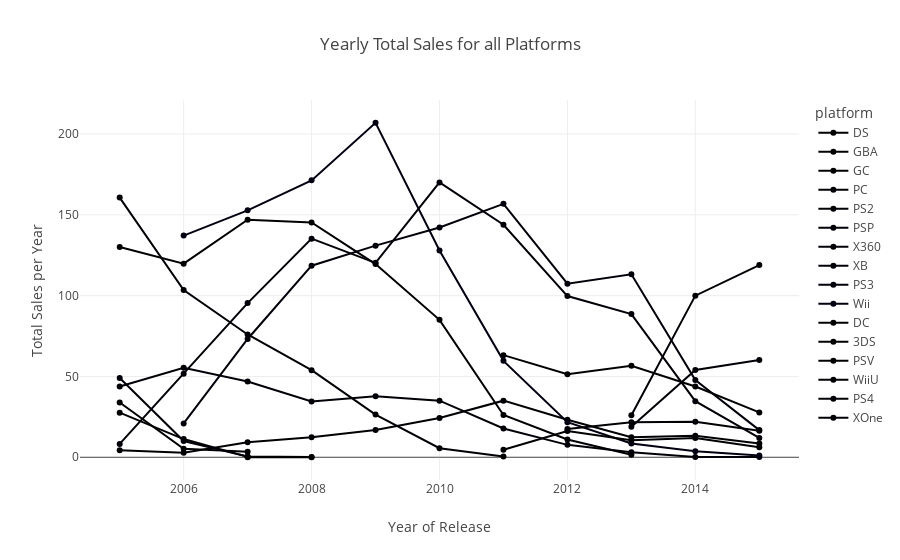

Notebook code for this chart:
### Code cell
fig = px.line(annual_sales_per_platform, x='year_of_release', y='Total Sales per Year', color='platform',
              title='Yearly Total Sales for all Platforms',
              labels={'year_of_release': 'Year of Release', 'total_sales': 'Total Sales'},
              markers=True)


fig.show()

### Figure 1 — Plotly figure (JSON) as saved in the notebook; plotly's stock layout.template omitted (floating-point values rounded to 4 significant figures)
{"data": [{"hovertemplate": "platform=DS<br>Year of Release=%{x}<br>Total Sales per Year=%{y}<extra></extra>", "legendgroup": "DS", "line": {"color": "#000001", "dash": "solid"}, "marker": {"symbol": "circle"}, "mode": "lines+markers", "name": "DS", "orientation": "v", "showlegend": true, "type": "scatter", "x": [2005, 2006, 2007, 2008, 2009, 2010, 2011, 2012, 2013], "xaxis": "x", "y": [130.1, 119.8, 146.9, 145.3, 119.5, 85.02, 26.18, 11.01, 1.54], "yaxis": "y"}, {"hovertemplate": "platform=GBA<br>Year of Release=%{x}<br>Total Sales per Year=%{y}<extra></extra>", "legendgroup": "GBA", "line": {"color": "#000002", "dash": "solid"}, "marker": {"symbol": "circle"}, "mode": "lines+markers", "name": "GBA", "orientation": "v", "showlegend": true, "type": "scatter", "x": [2005, 2006, 2007], "xaxis": "x", "y": [33.86, 5.28, 3.4], "yaxis": "y"}, {"hovertemplate": "platform=GC<br>Year of Release=%{x}<br>Total Sales per Year=%{y}<extra></extra>", "legendgroup": "GC", "line": {"color": "#000003", "dash": "solid"}, "marker": {"symbol": "circle"}, "mode": "lines+markers", "name": "GC", "orientation": "v", "showlegend": true, "type": "scatter", "x": [2005, 2006, 2007], "xaxis": "x", "y": [27.62, 11.26, 0.27], "yaxis": "y"}, {"hovertemplate": "platform=PC<br>Year of Release=%{x}<br>Total Sales per Year=%{y}<extra></extra>", "legendgroup": "PC", "line": {"color": "#000004", "dash": "solid"}, "marker": {"symbol": "circle"}, "mode": "lines+markers", "name": "PC", "orientation": "v", "showlegend": true, "type": "scatter", "x": [2005, 2006, 2007, 2008, 2009, 2010, 2011, 2012, 2013, 2014, 2015], "xaxis": "x", "y": [4.37, 2.85, 9.28, 12.42, 16.91, 24.28, 35.03, 23.22, 12.38, 13.28, 8.52], "yaxis": "y"}, {"hovertemplate": "platform=PS2<br>Year of Release=%{x}<br>Total Sales per Year=%{y}<extra></extra>", "legendgroup": "PS2", "line": {"color": "#000005", "dash": "solid"}, "marker": {"symbol": "circle"}, "mode": "lines+markers", "name": "PS2", "orientation": "v", "showlegend": true, "type": "scatter", "x": [2005, 2006, 2007, 2008, 2009, 2010, 2011], "xaxis": "x", "y": [160.7, 103.4, 75.99, 53.9, 26.4, 5.64, 0.45], "yaxis": "y"}, {"hovertemplate": "platform=PSP<br>Year of Release=%{x}<br>Total Sales per Year=%{y}<extra></extra>", "legendgroup": "PSP", "line": {"color": "#000006", "dash": "solid"}, "marker": {"symbol": "circle"}, "mode": "lines+markers", "name": "PSP", "orientation": "v", "showlegend": true, "type": "scatter", "x": [2005, 2006, 2007, 2008, 2009, 2010, 2011, 2012, 2013, 2014, 2015], "xaxis": "x", "y": [43.84, 55.32, 46.93, 34.55, 37.78, 35.04, 17.82, 7.69, 3.14, 0.24, 0.12], "yaxis": "y"}, {"hovertemplate": "platform=X360<br>Year of Release=%{x}<br>Total Sales per Year=%{y}<extra></extra>", "legendgroup": "X360", "line": {"color": "#000007", "dash": "solid"}, "marker": {"symbol": "circle"}, "mode": "lines+markers", "name": "X360", "orientation": "v", "showlegend": true, "type": "scatter", "x": [2005, 2006, 2007, 2008, 2009, 2010, 2011, 2012, 2013, 2014, 2015], "xaxis": "x", "y": [8.25, 51.62, 95.41, 135.3, 120.3, 170.0, 143.8, 99.74, 88.58, 34.74, 11.96], "yaxis": "y"}, {"hovertemplate": "platform=XB<br>Year of Release=%{x}<br>Total Sales per Year=%{y}<extra></extra>", "legendgroup": "XB", "line": {"color": "#000008", "dash": "solid"}, "marker": {"symbol": "circle"}, "mode": "lines+markers", "name": "XB", "orientation": "v", "showlegend": true, "type": "scatter", "x": [2005, 2006, 2007, 2008], "xaxis": "x", "y": [49.08, 10.04, 0.55, 0.18], "yaxis": "y"}, {"hovertemplate": "platform=PS3<br>Year of Release=%{x}<br>Total Sales per Year=%{y}<extra></extra>", "legendgroup": "PS3", "line": {"color": "#000009", "dash": "solid"}, "marker": {"symbol": "circle"}, "mode": "lines+markers", "name": "PS3", "orientation": "v", "showlegend": true, "type": "scatter", "x": [2006, 2007, 2008, 2009, 2010, 2011, 2012, 2013, 2014, 2015], "xaxis": "x", "y": [20.96, 73.19, 118.5, 130.9, 142.2, 156.8, 107.4, 113.2, 47.76, 16.82], "yaxis": "y"}, {"hovertemplate": "platform=Wii<br>Year of Release=%{x}<br>Total Sales per Year=%{y}<extra></extra>", "legendgroup": "Wii", "line": {"color": "#000010", "dash": "solid"}, "marker": {"symbol": "circle"}, "mode": "lines+markers", "name": "Wii", "orientation": "v", "showlegend": true, "type": "scatter", "x": [2006, 2007, 2008, 2009, 2010, 2011, 2012, 2013, 2014, 2015], "xaxis": "x", "y": [137.1, 152.8, 171.3, 207.0, 128.0, 59.65, 21.71, 8.59, 3.75, 1.14], "yaxis": "y"}, {"hovertemplate": "platform=DC<br>Year of Release=%{x}<br>Total Sales per Year=%{y}<extra></extra>", "legendgroup": "DC", "line": {"color": "#000001", "dash": "solid"}, "marker": {"symbol": "circle"}, "mode": "lines+markers", "name": "DC", "orientation": "v", "showlegend": true, "type": "scatter", "x": [2007, 2008], "xaxis": "x", "y": [0.02, 0.04], "yaxis": "y"}, {"hovertemplate": "platform=3DS<br>Year of Release=%{x}<br>Total Sales per Year=%{y}<extra></extra>", "legendgroup": "3DS", "line": {"color": "#000002", "dash": "solid"}, "marker": {"symbol": "circle"}, "mode": "lines+markers", "name": "3DS", "orientation": "v", "showlegend": true, "type": "scatter", "x": [2011, 2012, 2013, 2014, 2015], "xaxis": "x", "y": [63.2, 51.36, 56.57, 43.76, 27.78], "yaxis": "y"}, {"hovertemplate": "platform=PSV<br>Year of Release=%{x}<br>Total Sales per Year=%{y}<extra></extra>", "legendgroup": "PSV", "line": {"color": "#000003", "dash": "solid"}, "marker": {"symbol": "circle"}, "mode": "lines+markers", "name": "PSV", "orientation": "v", "showlegend": true, "type": "scatter", "x": [2011, 2012, 2013, 2014, 2015], "xaxis": "x", "y": [4.63, 16.19, 10.59, 11.9, 6.25], "yaxis": "y"}, {"hovertemplate": "platform=WiiU<br>Year of Release=%{x}<br>Total Sales per Year=%{y}<extra></extra>", "legendgroup": "WiiU", "line": {"color": "#000004", "dash": "solid"}, "marker": {"symbol": "circle"}, "mode": "lines+markers", "name": "WiiU", "orientation": "v", "showlegend": true, "type": "scatter", "x": [2012, 2013, 2014, 2015], "xaxis": "x", "y": [17.56, 21.65, 22.03, 16.35], "yaxis": "y"}, {"hovertemplate": "platform=PS4<br>Year of Release=%{x}<br>Total Sales per Year=%{y}<extra></extra>", "legendgroup": "PS4", "line": {"color": "#000005", "dash": "solid"}, "marker": {"symbol": "circle"}, "mode": "lines+markers", "name": "PS4", "orientation": "v", "showlegend": true, "type": "scatter", "x": [2013, 2014, 2015], "xaxis": "x", "y": [25.99, 100, 118.9], "yaxis": "y"}, {"hovertemplate": "platform=XOne<br>Year of Release=%{x}<br>Total Sales per Year=%{y}<extra></extra>", "legendgroup": "XOne", "line": {"color": "#000006", "dash": "solid"}, "marker": {"symbol": "circle"}, "mode": "lines+markers", "name": "XOne", "orientation": "v", "showlegend": true, "type": "scatter", "x": [2013, 2014, 2015], "xaxis": "x", "y": [18.96, 54.07, 60.14], "yaxis": "y"}], "layout": {"legend": {"title": {"text": "platform"}, "tracegroupgap": 0}, "title": {"text": "Yearly Total Sales for all Platforms"}, "xaxis": {"anchor": "y", "domain": [0, 1], "title": {"text": "Year of Release"}}, "yaxis": {"anchor": "x", "domain": [0, 1], "title": {"text": "Total Sales per Year"}}}}
